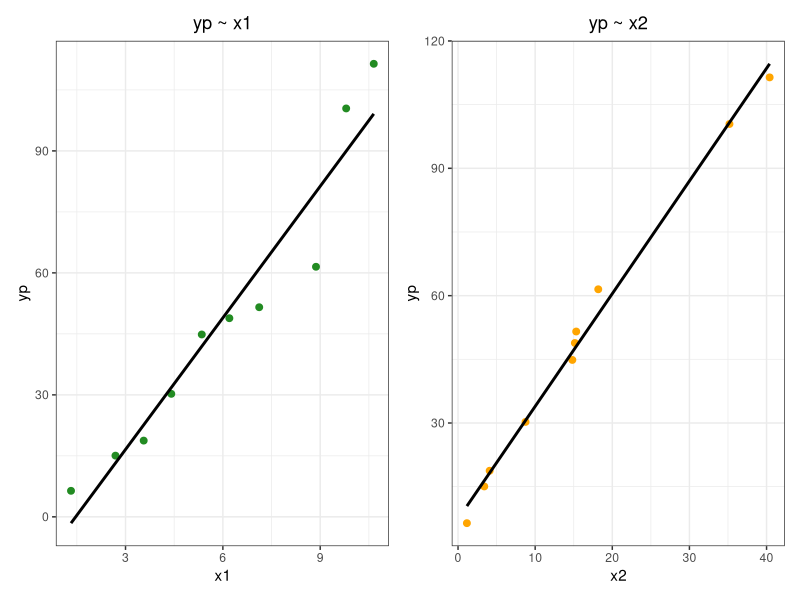
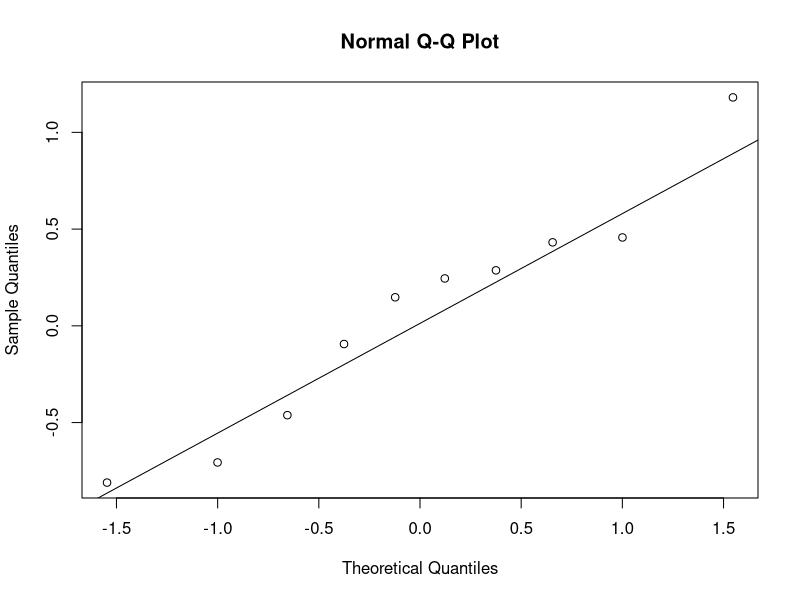
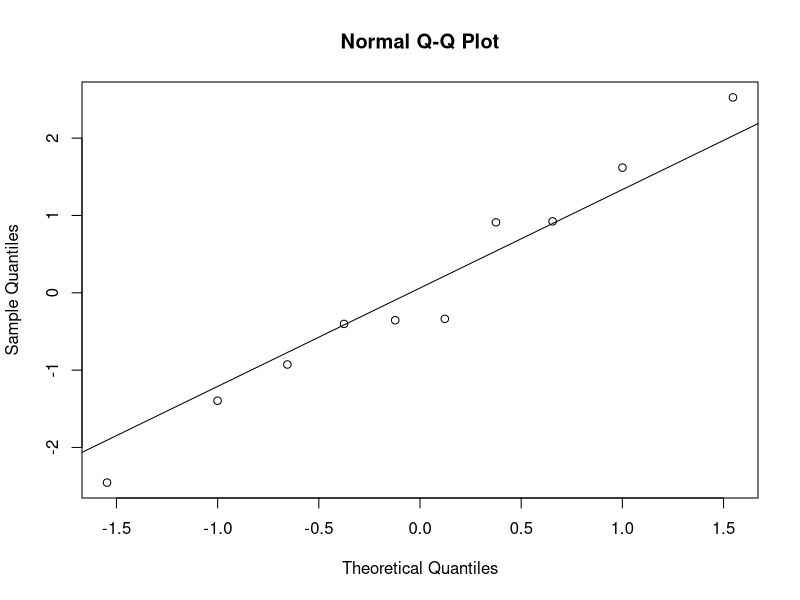

Reproduce these figures in R, in order.
library(dplyr)
library(knitr)
library(readr)
library(ggplot2)
library(patchwork) # PAra varias gráficos en el mismo renglón

#Se llevó a cabo un conjunto de ensayos experimentales con un 
#horno para determinar una forma de predecir el tiempo de cocción, y, 
#a diferentes niveles de ancho del horno, x1,y a diferentes temperaturas, x2.
#Se registraron los siguientes datos:
yp <-c(6.40, 15.05, 18.75, 30.25, 44.85, 48.85, 51.55, 61.50, 100.44, 111.42)
x1 <-c(1.32, 2.69, 3.56, 4.41, 5.35, 6.20, 7.12, 8.87, 9.80, 10.65)
x2 <-c(1.15, 3.40, 4.10, 8.75, 14.82, 15.15, 15.32, 18.18, 35.19, 40.40)
datos<-data.frame(yp, x1, x2)
kable(datos, caption = "Factores que influyen en el tiempo de coccion segun 
      diferentes niveles de ancho del horno y diferentes temperaturas")

g1 <- ggplot(data = datos, mapping = aes(x = x1, y = yp)) +
  geom_point(color = "forestgreen", size = 2) +
  labs(title  =  'yp ~ x1', x  =  'x1') +
  geom_smooth(method = "lm", se = FALSE, color = "black") +
  theme_bw() +
  theme(plot.title = element_text(hjust = 0.5)) 

g2 <- ggplot(data = datos, mapping = aes(x = x2, y = yp)) +
  geom_point(color = "orange", size = 2) +
  labs(title  =  'yp ~ x2', x  =  'x2') +
  geom_smooth(method = "lm", se = FALSE, color = "black") +
  theme_bw() +
  theme(plot.title = element_text(hjust = 0.5))

g1+g2

data_independiente <- data.frame(x1,x2)
cor(data_independiente,method = "pearson")


modelo <- lm(formula = yp ~ ., data = datos)
summary(modelo)


modelo2 <- lm(formula = yp ~ x2, data = datos)
summary(modelo2)

anova(modelo, modelo2)

modelo_nuevo <- lm(formula = yp ~ x1 + x2 -1, data = datos)
summary(modelo_nuevo)

# Get the model residuals
model_residuals = modelo_nuevo$residuals
# Plot the residuals
qqnorm(model_residuals)
# Plot the Q-Q line
qqline(model_residuals)

library(lmtest)
install.packages("lmtest")
bptest(modelo_nuevo)
modelo_nuevo_2 <- lm(formula = yp ~ log(x1) + x2 -1, data = datos)
summary(modelo_nuevo_2)
bptest(modelo_nuevo_2)


model_residuals_2=modelo_nuevo_2$residuals
# Plot the residuals
qqnorm(model_residuals_2)
qqline(model_residuals_2)
